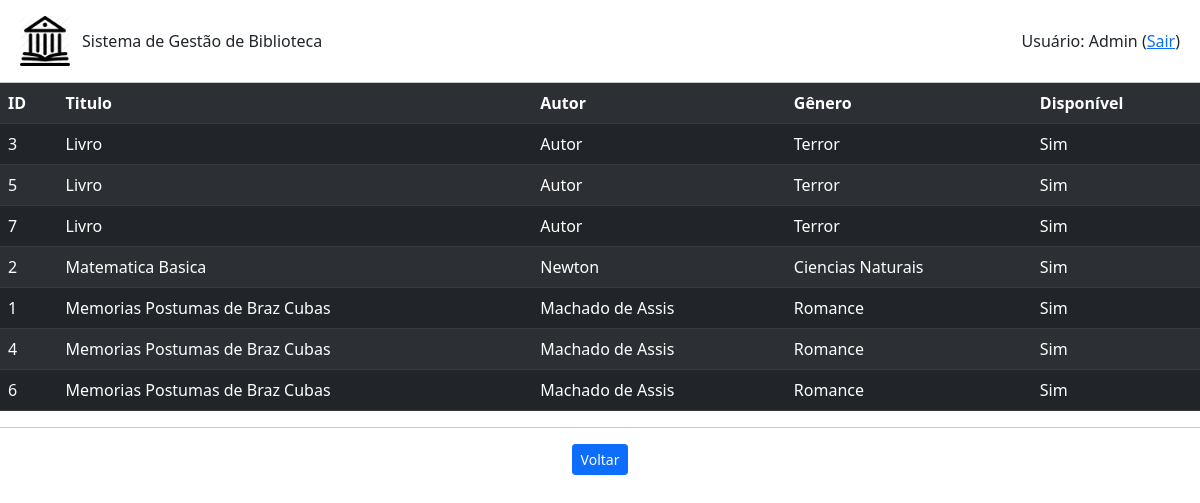
Screenshot of /livro/listar (signed in) with the database file from the repository.
### livro.py (models this page shows)
class Livro(db.Model):
    id = db.Column(db.Integer, primary_key=True)
    titulo = db.Column(db.String(200), unique=False, nullable=False)
    autor = db.Column(db.String(80), unique=False, nullable=False)
    genero = db.Column(db.String(120), unique=False, nullable=False)
    disponivel = db.Column(db.Boolean, default=True)
    emprestimo = db.relationship('Emprestimo', backref='livro', lazy=True)

### app.py (the view)
@app.route('/livro/listar')
def listar_livros():
    if session.get('autenticado',False)==False:
        flash(u'Login necessário!', category='warning')
        return(redirect(url_for('login')))
    livros = Livro.query.order_by(Livro.titulo).all()
    return(render_template('livros.html', livros=livros))

### templates/livros.html (shortened to what this page needs)
{% extends "base.html" %}
{% block conteudo %}
<table class="table table-dark table-striped">
    <tr>
        <th>ID</th>
        <th>Titulo</th>
        <th>Autor</th>
        <th>Gênero</th>
        <th>Disponível</tr>
    {% for livro in livros %}
        <tr>
            <td>{{livro.id}}</td>
            <td>{{livro.titulo}}</td>
            <td>{{livro.autor}}</td>
            <td>{{livro.genero}}</td>
            {% if livro.disponivel == True %}
                <td>Sim</td>
            {% else %}
                 <td>Não</td>
            {% endif %}
        </tr>
    {% endfor %}
</table>
<hr>
    <div class="row text-center">
        <div class="col mr-1">
            <a class="btn btn-primary btn-sm" href="{{url_for('root')}}" role="button">Voltar</a>
        </div>
    </div>
{% endblock %}

### rows the page displays
Livro: id "3", titulo "Livro", autor "Autor", genero "Terror", disponivel "Sim"
Livro: id "5", titulo "Livro", autor "Autor", genero "Terror", disponivel "Sim"
Livro: id "7", titulo "Livro", autor "Autor", genero "Terror", disponivel "Sim"
Livro: id "2", titulo "Matematica Basica", autor "Newton", genero "Ciencias Naturais", disponivel "Sim"
Livro: id "1", titulo "Memorias Postumas de Braz Cubas", autor "Machado de Assis", genero "Romance", disponivel "Sim"
Livro: id "4", titulo "Memorias Postumas de Braz Cubas", autor "Machado de Assis", genero "Romance", disponivel "Sim"
Livro: id "6", titulo "Memorias Postumas de Braz Cubas", autor "Machado de Assis", genero "Romance", disponivel "Sim"

### other values shown
{{ session.get('nome') }} "Admin"
